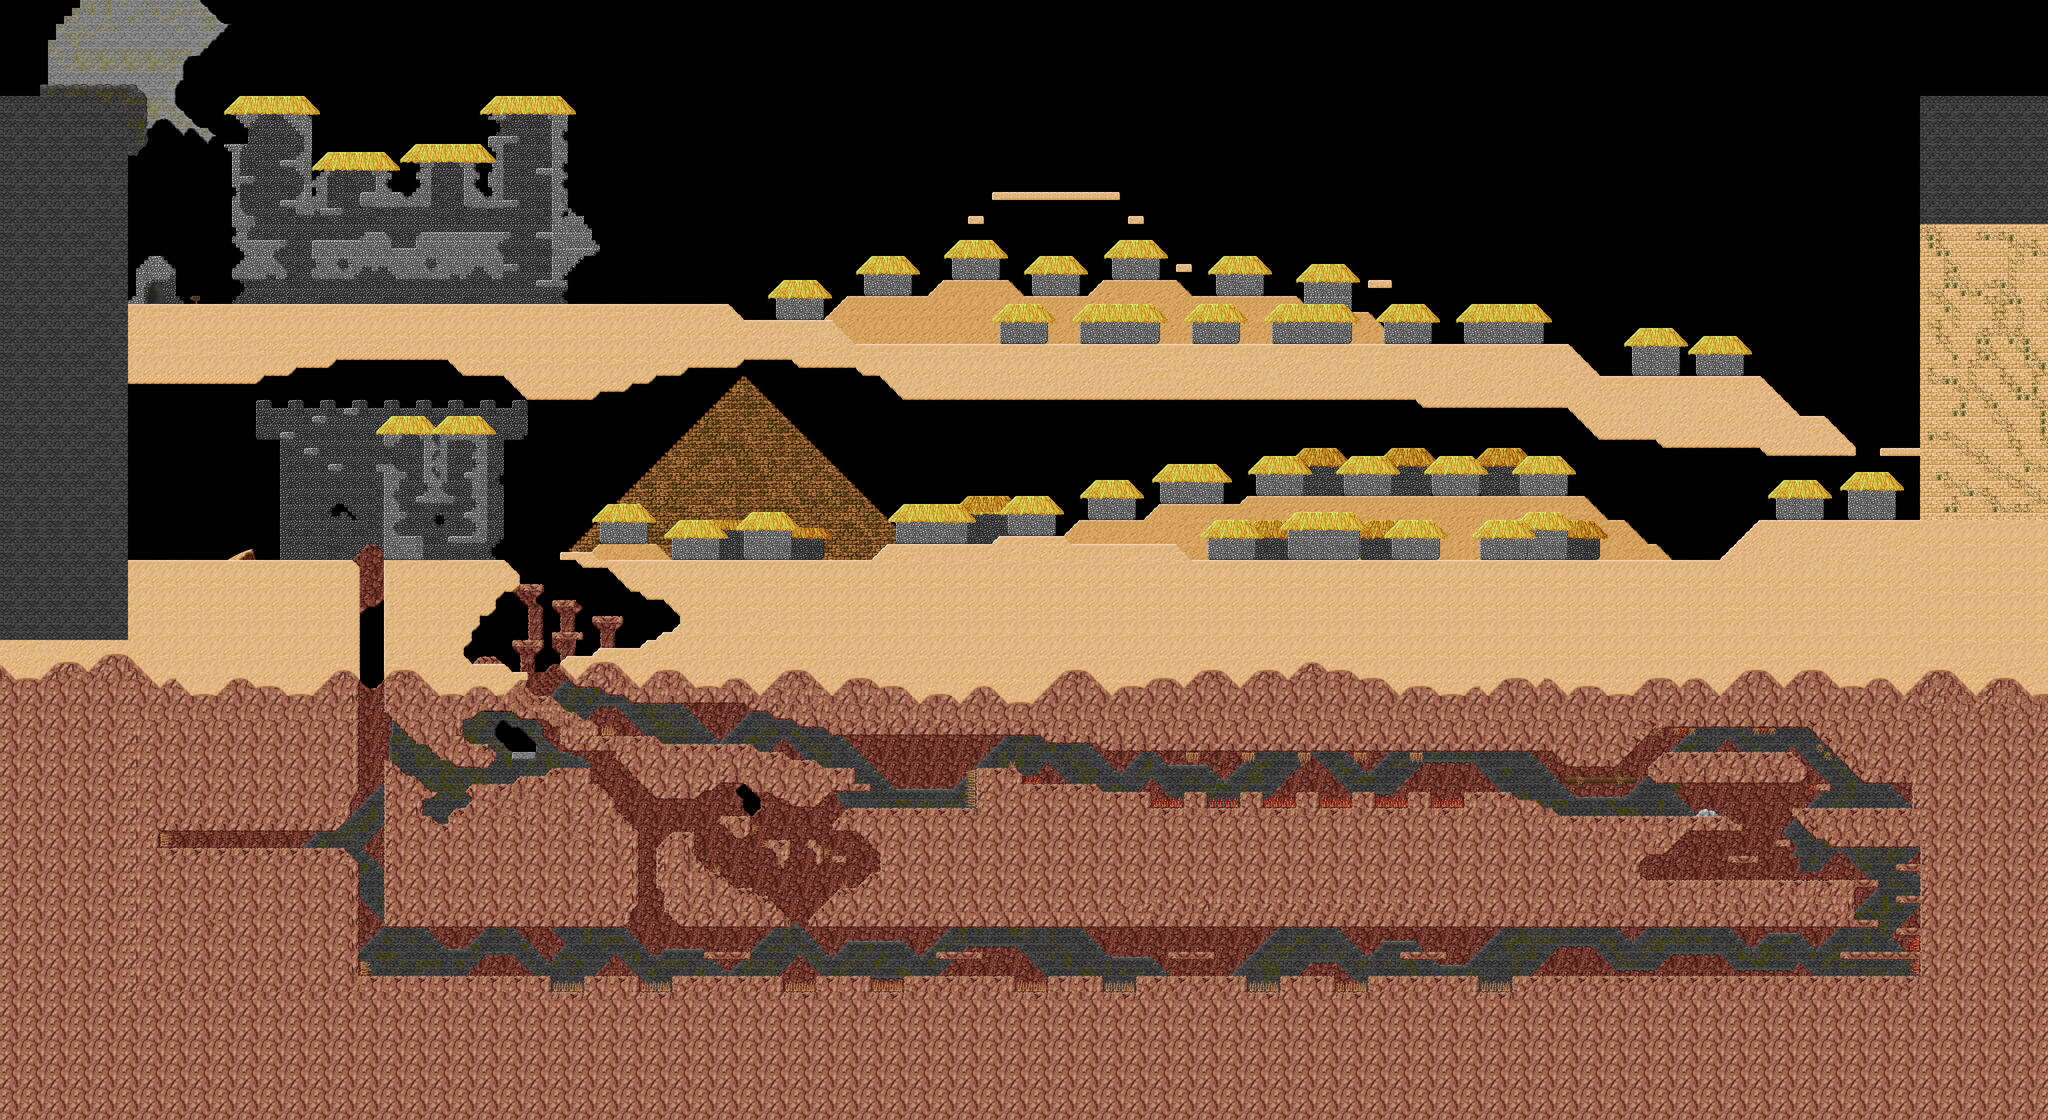

This game map was drawn from its Tiled (.tmx) file and the tilesets committed beside it. A one-line description and the trimmed map source follow:
An orthogonal 256x140 tile map with 16x16 px tiles, 5 tile layers (Background, Accessories, Traps, StaticTiles, ...), 2 tilesets and 165 objects (38x Goblin, 36x GoldCoin, 17x ExpBall, 11x Slime, 5x RejuvenationPotion, ...).

<map version="1.0" orientation="orthogonal" width="256" height="140" tilewidth="16" tileheight="16">
 <properties>
  <property name="background" value="village_background.png" />
  <property name="music" value="inthejungle.ogg" />
 </properties>
 <tileset firstgid="1" name="tiles_desert" tilewidth="16" tileheight="16">
  <image source="tiles_desert.png" width="512" height="512" />
  <tile id="3">
   <properties>
    <property name="slope" value="left" />
   </properties>
  </tile>
  <tile id="5">
   <properties>
    <property name="slope" value="right" />
   </properties>
  </tile>
  <tile id="27">
   <properties>
    <property name="slope" value="left" />
   </properties>
  </tile>
  <tile id="28">
   <properties>
    <property name="slope" value="right" />
   </properties>
  </tile>
  <tile id="58">
   <properties>
    <property name="slope" value="left" />
   </properties>
  </tile>
  <tile id="61">
   <properties>
    <property name="slope" value="right" />
   </properties>
  </tile>
  <tile id="69">
   <properties>
    <property name="" value="" />
   </properties>
  </tile>
  <tile id="89">
   <properties>
    <property name="slope" value="left" />
   </properties>
  </tile>
  <tile id="94">
   <properties>
    <property name="slope" value="right" />
   </properties>
  </tile>
  <tile id="115">
   <properties>
    <property name="slope" value="left" />
   </properties>
  </tile>
  <tile id="117">
   <properties>
    <property name="slope" value="right" />
   </properties>
  </tile>
  <tile id="226">
   <properties>
    <property name="slope" value="right" />
   </properties>
  </tile>
  <tile id="228">
   <properties>
    <property name="slope" value="left" />
   </properties>
  </tile>
  <tile id="237">
   <properties>
    <property name="slope" value="right" />
   </properties>
  </tile>
  <tile id="239">
   <properties>
    <property name="slope" value="left" />
   </properties>
  </tile>
  <tile id="281">
   <properties>
    <property name="slope" value="left" />
   </properties>
  </tile>
  <tile id="286">
   <properties>
    <property name="slope" value="right" />
   </properties>
  </tile>
  <tile id="312">
   <properties>
    <property name="slope" value="left" />
   </properties>
  </tile>
  <tile id="319">
   <properties>
    <property name="slope" value="right" />
   </properties>
  </tile>
  <tile id="321">
   <properties>
    <property name="slope" value="left" />
   </properties>
  </tile>
  <tile id="322">
   <properties>
    <property name="slope" value="right" />
   </properties>
  </tile>
  <tile id="325">
   <properties>
    <property name="slope" value="left" />
   </properties>
  </tile>
  <tile id="326">
   <properties>
    <property name="slope" value="right" />
   </properties>
  </tile>
  <tile id="329">
   <properties>
    <property name="slope" value="left" />
   </properties>
  </tile>
  <tile id="330">
   <properties>
    <property name="slope" value="right" />
   </properties>
  </tile>
  <tile id="352">
   <properties>
    <property name="slope" value="left" />
   </properties>
  </tile>
  <tile id="355">
   <properties>
    <property name="slope" value="right" />
   </properties>
  </tile>
  <tile id="356">
   <properties>
    <property name="slope" value="left" />
   </properties>
  </tile>
  <tile id="359">
   <properties>
    <property name="slope" value="right" />
   </properties>
  </tile>
  <tile id="360">
   <properties>
    <property name="slope" value="left" />
   </properties>
  </tile>
  <tile id="363">
   <properties>
    <property name="slope" value="right" />
   </properties>
  </tile>
  <tile id="381">
   <properties>
    <property name="slope" value="left" />
   </properties>
  </tile>
  <tile id="382">
   <properties>
    <property name="slope" value="right" />
   </properties>
  </tile>
  <tile id="412">
   <properties>
    <property name="slope" value="left" />
   </properties>
  </tile>
  <tile id="415">
   <properties>
    <property name="slope" value="right" />
   </properties>
  </tile>
  <tile id="509">
   <properties>
    <property name="slope" value="left" />
   </properties>
  </tile>
  <tile id="510">
   <properties>
    <property name="slope" value="right" />
   </properties>
  </tile>
  <tile id="540">
   <properties>
    <property name="slope" value="left" />
   </properties>
  </tile>
  <tile id="543">
   <properties>
    <property name="slope" value="right" />
   </properties>
  </tile>
  <tile id="665">
   <properties>
    <property name="slope" value="left" />
   </properties>
  </tile>
  <tile id="670">
   <properties>
    <property name="slope" value="right" />
   </properties>
  </tile>
  <tile id="696">
   <properties>
    <property name="slope" value="left" />
   </properties>
  </tile>
  <tile id="703">
   <properties>
    <property name="slope" value="right" />
   </properties>
  </tile>
 </tileset>
 <tileset firstgid="1025" name="tiles_general" tilewidth="16" tileheight="16">
  <image source="tiles_general.png" width="512" height="512" />
  <tile id="97">
   <properties>
    <property name="slope" value="left" />
   </properties>
  </tile>
  <tile id="101">
   <properties>
    <property name="slope" value="right" />
   </properties>
  </tile>
  <tile id="194">
   <properties>
    <property name="slope" value="right" />
   </properties>
  </tile>
  <tile id="196">
   <properties>
    <property name="slope" value="left" />
   </properties>
  </tile>
  <tile id="420">
   <properties>
    <property name="slope" value="left" />
   </properties>
  </tile>
  <tile id="421">
   <properties>
    <property name="slope" value="left" />
   </properties>
  </tile>
  <tile id="423">
   <properties>
    <property name="slope" value="right" />
   </properties>
  </tile>
  <tile id="424">
   <properties>
    <property name="slope" value="right" />
   </properties>
  </tile>
  <tile id="452">
   <properties>
    <property name="slope" value="left" />
   </properties>
  </tile>
  <tile id="456">
   <properties>
    <property name="slope" value="right" />
   </properties>
  </tile>
  <tile id="513">
   <properties>
    <property name="slope" value="left" />
   </properties>
  </tile>
  <tile id="514">
   <properties>
    <property name="slope" value="right" />
   </properties>
  </tile>
 </tileset>
 <layer name="Background" width="256" height="140">
  <data>[35840 cells, 7835 non-empty, 142 distinct tile ids]</data>
 </layer>
 <layer name="Accessories" width="256" height="140">
  <data>[35840 cells, 3425 non-empty, 149 distinct tile ids]</data>
 </layer>
 <layer name="Traps" width="256" height="140">
  <data>[35840 cells, 187 non-empty, 34 distinct tile ids]</data>
 </layer>
 <layer name="StaticTiles" width="256" height="140">
  <data>[35840 cells, 19522 non-empty, 200 distinct tile ids]</data>
 </layer>
 <objectgroup name="TrapSensors" width="256" height="140">
  <object x="323" y="1668" width="15" height="24" />
  <object x="724" y="1928" width="16" height="20" />
  <object x="1106" y="1969" width="60" height="14" />
  <object x="1280" y="1968" width="60" height="14" />
  <object x="1568" y="1968" width="60" height="14" />
  <object x="1744" y="1968" width="60" height="14" />
  <object x="2032" y="1968" width="60" height="14" />
  <object x="2208" y="1968" width="60" height="14" />
  <object x="2496" y="1968" width="60" height="14" />
  <object x="2672" y="1968" width="60" height="14" />
  </objectgroup>
 <objectgroup name="DynamicTiles" width="256" height="140" />
 <objectgroup name="Collectibles" width="256" height="140">
  <!-- 68 objects omitted --></objectgroup>
 <layer name="Foreground" width="256" height="140">
  <data>[35840 cells, 6843 non-empty, 82 distinct tile ids]</data>
 </layer>
 <objectgroup name="Creatures" width="256" height="140">
  <!-- 54 objects omitted --></objectgroup>
 <objectgroup name="Exit" width="256" height="140">
  <!-- 1 objects omitted --></objectgroup>
</map>
<!-- 155 of 165 objects omitted -->
